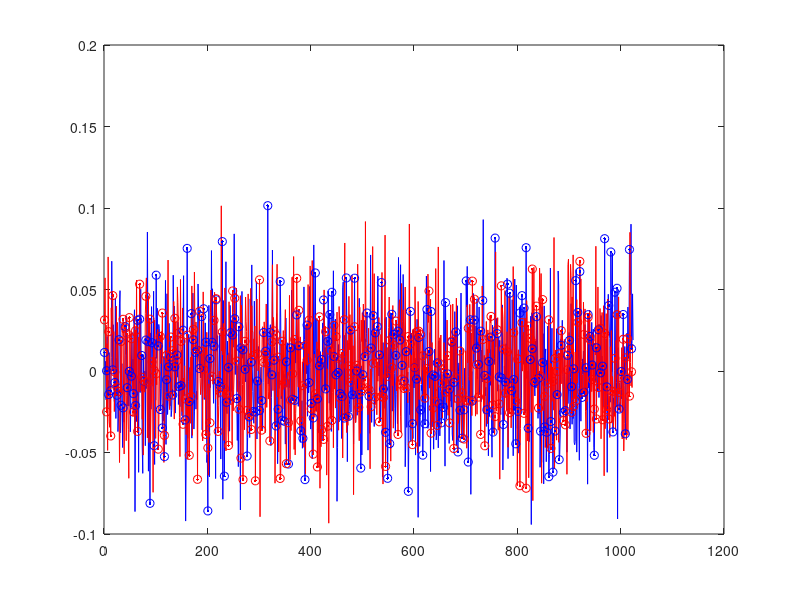
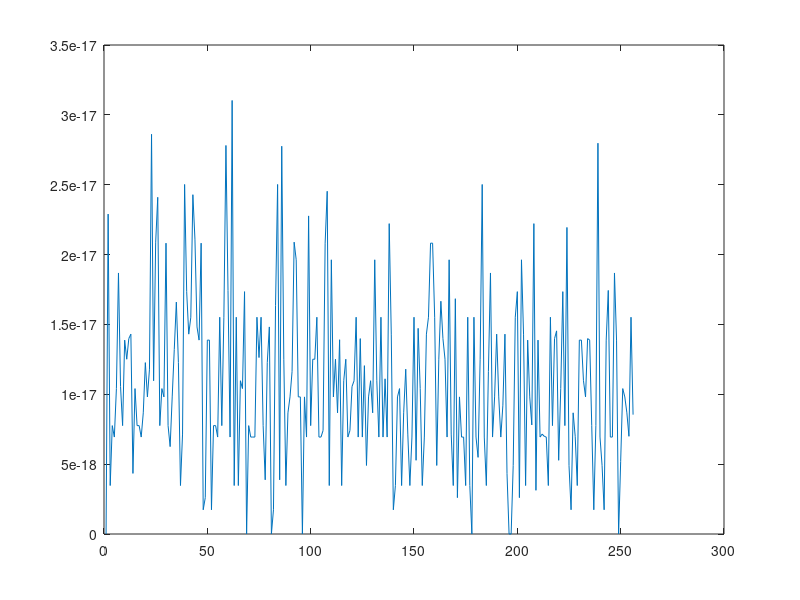

MATLAB code for these plots, in order:
X = randn(1,1024) + 1j*randn(1,1024);

% TD decimation
x = ifft(X)
x_td_dec = x(1:4:1024);

% FD decimation
X_aliased = X(1:256) + X(257:512) + X(513:768) + X(769:1024);
x_fd_dec = ifft(X_aliased)/4;

figure();
plot(real(x), 'b'); hold on;
plot(imag(x), 'r'); hold on;
plot(1:4:length(x), real(x_td_dec), 'b.');
plot(1:4:length(x), imag(x_td_dec), 'r.');
plot(1:4:length(x), real(x_fd_dec), 'bo');
plot(1:4:length(x), imag(x_fd_dec), 'ro'); hold off;

figure();
plot(abs(x_td_dec - x_fd_dec))

